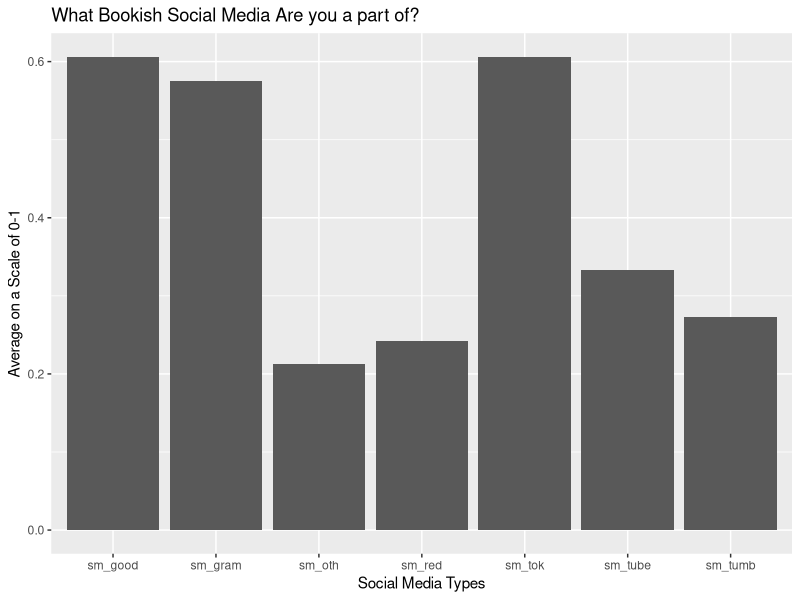
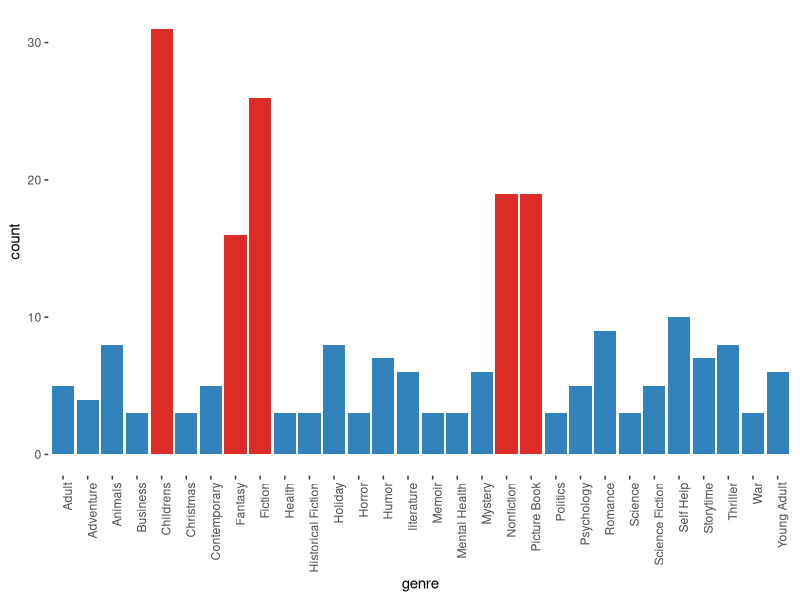
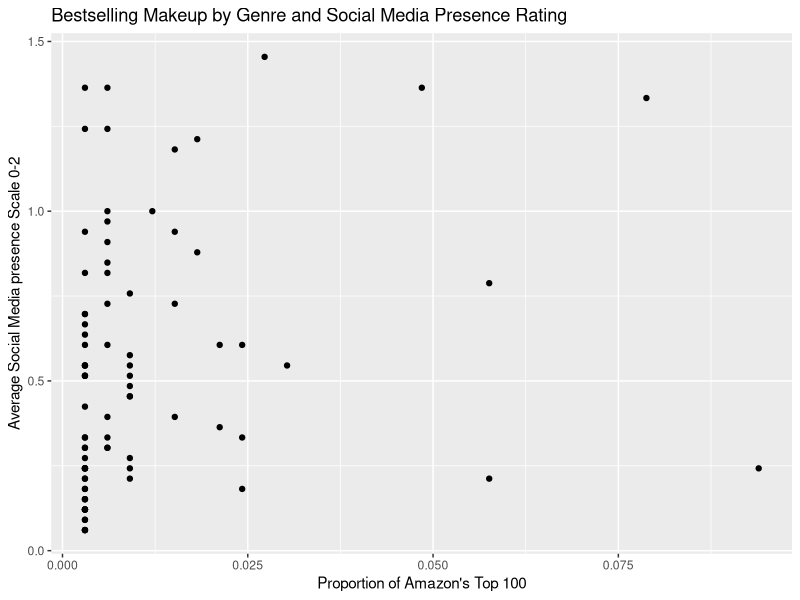

The R source for these figures, in order:
## ---- chunk 1
#| label: load-packages
#| include: true

library(tidyverse)
library(readr)
library(dplyr)
library(tidyr)

## ---- chunk 2
#| label: page2
#| include: false

# For better figure resolution
knitr::opts_chunk$set(
  fig.retina = 3, 
  dpi = 300, 
  fig.width = 6, 
  fig.asp = 0.618, 
  out.width = "70%"
  )
## ---- chunk 3
#| label: load_data
#| include: true

amazontop_Sheet1 <- read_csv("data/amazontop - Sheet1.csv")

Bookish_Data_Responses_Actual_sm <- read_csv("data/Bookish Data (Responses) Actual - sm.csv")
  
bookishdata_genre1 <- read_csv("data/bookishdata - genre1.csv")
#View(bookishdata_genre1)

bookishdata_books <- read_csv("data/bookishdata - books.csv")
# View(bookishdata_books)



## ---- chunk 4
#| label: sm_load
#| include: true
social_media_averages <- Bookish_Data_Responses_Actual_sm %>%
  pivot_longer(cols = c("sm_tok", "sm_tube", "sm_gram", "sm_good", "sm_red", "sm_red", "sm_tumb", "sm_oth"), names_to = "variable", values_to = "value") %>%
  group_by(variable) %>%
  summarise(
    average = mean(value, na.rm = TRUE))

social_media_averages <- social_media_averages %>%
  mutate(social_media = variable) %>%
  select(-variable)
## ---- chunk 5
ggplot(social_media_averages, aes(x = social_media, y = average)) + 
  geom_bar(stat = "identity") + labs(x= "Social Media Types", y= "Average on a Scale of 0-1", title = "What Bookish Social Media Are you a part of?")
## ---- chunk 6
genre_tidy <- separate_rows(amazontop_Sheet1, genre, sep = ",\\s*")

genre_counts <- as.data.frame(table(genre_tidy$genre))
colnames(genre_counts) <- c("genre", "count")
genre_counts<- genre_counts %>% mutate(proportion= count/ sum(count))

genre_counts <- genre_counts %>% arrange(desc(proportion))
slice_head(genre_counts, n= 10)
## ---- chunk 7
originalgenredistribution <- genre_counts %>%
  filter(count > 2) %>%
  arrange(desc(genre))

originalhisto <- ggplot(originalgenredistribution, aes(x = genre, y = count, fill = count > 10)) +
  geom_bar(stat = "identity", show.legend = FALSE) +  
  scale_fill_manual(values = c("FALSE" = "#3182bd", "TRUE" = "#de2d26")) +
  theme(axis.text.x = element_text(angle = 90, hjust = 1),
        panel.background = element_rect(fill = "white"))

originalhisto
## ---- chunk 8

numeric_cols <- sapply(bookishdata_genre1, is.numeric)

# Pivot the data frame
genre_averages <- bookishdata_genre1 %>%
  pivot_longer(cols = names(bookishdata_genre1)[numeric_cols], names_to = "genre", values_to = "value") %>%
  group_by(genre) %>%
  summarise(
    averagescore = mean(value, na.rm = TRUE),
    low = quantile(value, 0.1, na.rm = TRUE),
    high = quantile(value, 0.9, na.rm = TRUE)
  )

merged_genre<- merge(genre_averages, genre_counts, by = "genre")

# View the merged dataset
print(merged_genre)
## ---- chunk 9
ggplot(merged_genre, aes(x=proportion, y=averagescore)) + geom_point() + labs(x= "Proportion of Amazon's Top 100", y= "Average Social Media presence Scale 0-2", title= "Bestselling Makeup by Genre and Social Media Presence Rating")
## ---- chunk 10
genremodel <- lm(proportion ~ averagescore, data = merged_genre)

summary(genremodel)
